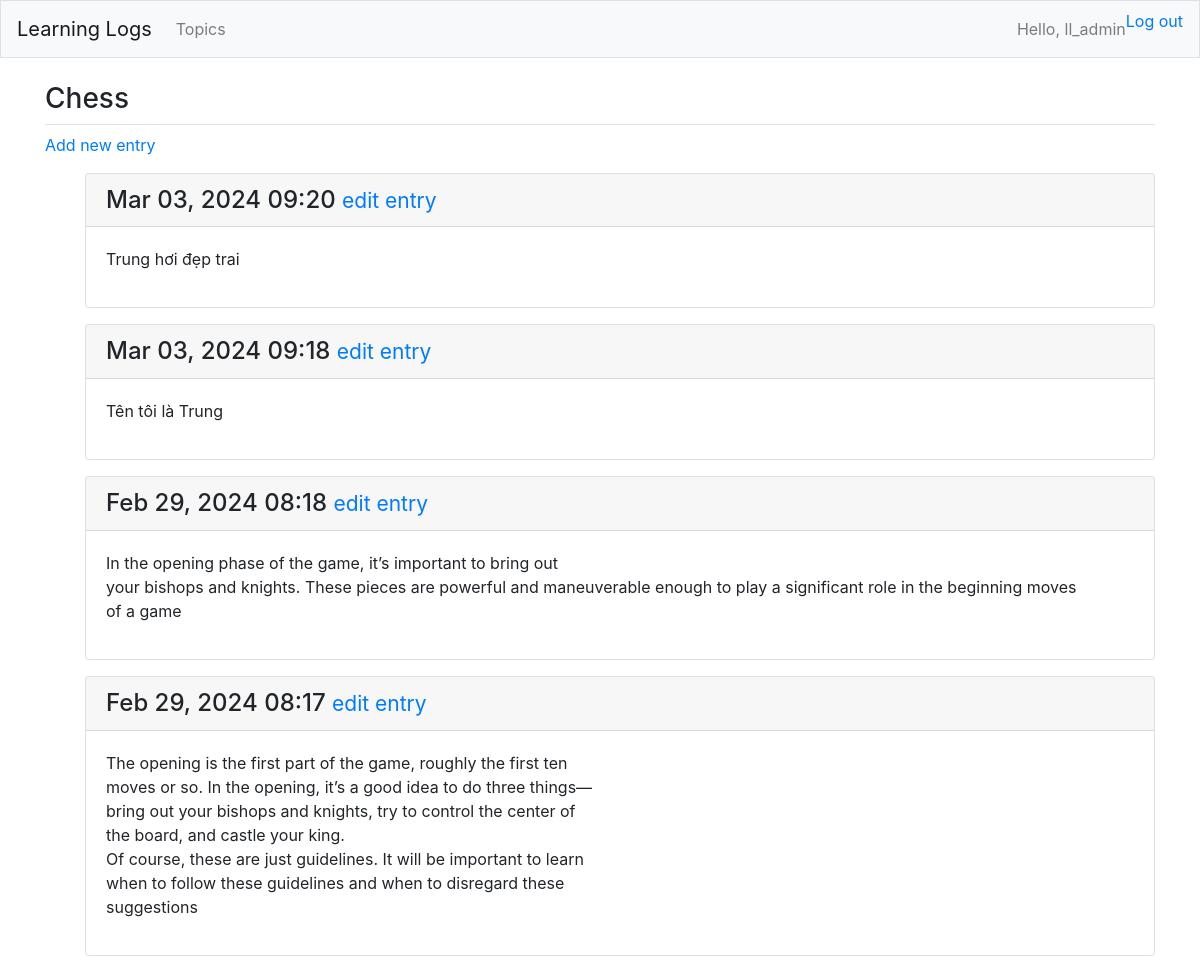
The page /topics/1/ (signed in) on the database its author committed.
### learning_logs/models.py (models this page shows, shortened)
class Topic(models.Model):
    text = models.CharField(max_length=200) # Allow
    date_added = models.DateTimeField(auto_now_add = True)
    owner = models.ForeignKey(User, on_delete = models.CASCADE)
    def __str__(self):
        return self.text

class Entry(models.Model):
    topic = models.ForeignKey(Topic, on_delete = models.CASCADE)
    text = models.TextField()
    date_added = models.DateTimeField(auto_now_add = True)
    class Meta:
        verbose_name_plural = 'entries'

### learning_logs/views.py (the view)
# urls.py: path('topics/<int:topic_id>/', views.topic, name = 'topic'),
@login_required
def topic(request, topic_id):
    topic = Topic.objects.get(id = topic_id )
    entries = topic.entry_set.order_by('-date_added') # get all Entry objects related with this topic
    if topic.owner != request.user: raise Http404
    context = {'topic' : topic, 'entries' : entries}
    return render(request, 'learning_logs/topic.html', context)

### learning_logs/templates/learning_logs/topic.html
{% extends 'learning_logs/base.html' %}
{% block page_header %}
    <h3>{{topic}}</h3>
{% endblock page_header %}
{% block content %}
    <p>
        <a href="{% url 'learning_logs:new_entry' topic.id %}">Add new entry</a>
    </p>
    <ul>
        {% for entry in entries %}
            <div class="card mb-3">
                <h4 class="card-header">
                    {{ entry.date_added|date:'M d, Y H:i' }}
                    <small><a href="{% url 'learning_logs:edit_entry' entry.id %}"> edit entry</a></small>
                </h4>
                <div class="card-body">
                    {{ entry.text|linebreaks }}
                </div>
            </div>
        {% empty %}
            <p>There are no entries for this topic yet.</p>
        {% endfor %}
    </ul>
{% endblock content %}

### learning_logs/templates/learning_logs/base.html (shortened to what this page needs)
{% load bootstrap4 %}
<!doctype html>
<html lang="en">
    <head>
        {% bootstrap_css %}
    </head>
    <body>
        <nav class="navbar navbar-expand-md navbar-light bg-light mb-4 border">
            <a class="navbar-brand" href="{% url 'learning_logs:index' %}" > Learning Logs </a>
            <div class="collapse navbar-collapse" id="navbarCollapse">
                <ul class="navbar-nav mr-auto">
                    <li class="navbar-item">
                        <a class="nav-link" href="{% url 'learning_logs:topics' %}">Topics</a>
                    </li>
                </ul>
                <ul class="navbar-nav ml-auto">
                    {% if user.is_authenticated %}
                        <li class="navbar-item">
                            <span class="navbar-text">Hello, {{user.username}} </span>
                        </li>
                        <li class="nav-item">
                            <a class="navbar-link" href="{% url 'users:logout' %}">Log out</a>
                        </li>
                    {% endif %}
                </ul>
            </div>
        </nav>
        <main role="main" class="container">
            <div class="pd-2 mb-2 border-bottom">
                {% block page_header %}{% endblock page_header %}
            </div>
            <div>
                {% block content %}{% endblock content %}
            </div>
        </main>
    </body>
</html>

### rows shown on the page
Topic: text "Chess"
Entry: date_added "Mar 03, 2024 09:20", text "Trung hơi đẹp trai"
Entry: date_added "Mar 03, 2024 09:18", text "Tên tôi là Trung"
Entry: date_added "Feb 29, 2024 08:18", text "In the opening phase of the game, it’s important to bring out your bishops and knights. These pieces are powerful and maneu\u0002verable enough to play a significant role in the beginning moves of a game"
Entry: date_added "Feb 29, 2024 08:17", text "The opening is the first part of the game, roughly the first ten moves or so. In the opening, it’s a good idea to do three things— bring out your bishops and knights, try to control the center of the board, and castle your king. Of course, these are just guidelines. It will be important to learn when to follow these guidelines and when to disregard these suggestions"

### other values the page prints
{{ user.username }} "ll_admin"
